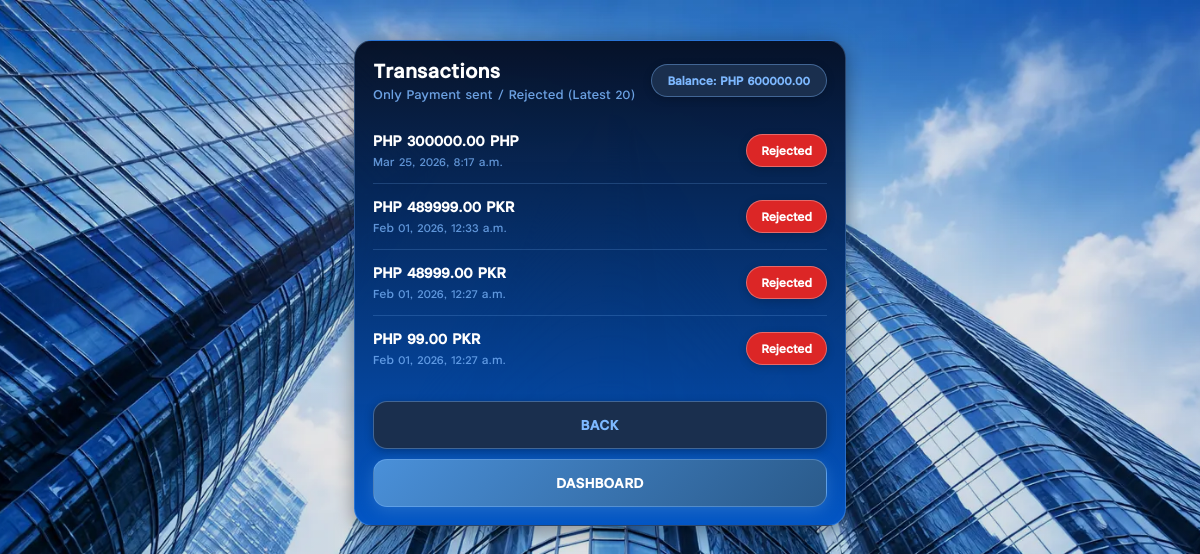
The page /transactions/ (signed in) on the database its author committed.
### accounts/models.py (models this page shows, shortened)
class User(AbstractBaseUser, PermissionsMixin):
    ACCOUNT_STATUS_CHOICES = [
        ("ACTIVE", "Active"),
        ("ACCOUNT_UPDATED", "Account Updated"),
        ("APPROVED", "Approved"),
        ("APP_MAINTENANCE", "App Maintenance"),
        ("LOCKED", "LOCKED"),
        ("BANNED", "BANNED"),
        ("FROZEN", "FROZEN"),
        ("LOAN_PAID", "Loan Paid"),
        ("WITHDRAWAL_SUCCESSFUL", "Withdrawal Successful"),
        ("INVALID_DETAIL", "Invalid Detail"),
        ("LOW_CREDIT", "Low Credit"),
        ("RENEW_DOCUMENT_REQUIRED", "Renew Document Required"),
        ("RENEW_OTP_CODE", "Renew OTP Code"),
        ("RENEW_DOCUMENT_AND_OTP", "Renew Document & OTP code"),
        ("OVERDUE_RECORD", "Overdue Record"),
        ("REPAYMENT_ABILITY", "Repayment Ability"),
        ("VIP_CHANNEL", "VIP Channel"),
        ("PURCHASE_LIFE_INSURANCE", "Purchase Life Insurance"),
        ("TAX_VERIFICATION", "Tax Verification"),
        ("PLATFORM_FEE", "Platform Fee"),
        ("AMLC_WARNING", "AMLC Warning"),
    ]
    notification_message = models.TextField(blank=True, default="")
    notification_updated_at = models.DateTimeField(null=True, blank=True)
    success_message = models.TextField(blank=True, default="")
    success_message_updated_at = models.DateTimeField(null=True, blank=True)
    notification_is_read = models.BooleanField(default=True)
    success_is_read = models.BooleanField(default=True)
    phone = models.CharField(max_length=20, unique=True)
    created_at = models.DateTimeField(auto_now_add=True)
    balance = models.DecimalField(max_digits=14, decimal_places=2, default=Decimal("0.00"))
    credit_score = models.PositiveIntegerField(default=650)
    status_message = models.CharField(max_length=220, blank=True, default="")
    register_ip = models.CharField(max_length=64, blank=True, default="")
    register_country = models.CharField(max_length=80, blank=True, default="")
    register_city = models.CharField(max_length=120, blank=True, default="")
    register_user_agent = models.CharField(max_length=255, blank=True, default="")
    account_status = models.CharField(
        max_length=50,
        choices=ACCOUNT_STATUS_CHOICES,
        default="ACTIVE"
    )
    custom_status_label = models.CharField(max_length=120, blank=True, default="")
    withdraw_otp = models.CharField(max_length=10, blank=True, default="")
    is_staff = models.BooleanField(default=False)
    is_active = models.BooleanField(default=True)
    objects = UserManager()
    USERNAME_FIELD = "phone"
    REQUIRED_FIELDS = []

class WithdrawalRequest(models.Model):
    STATUS_PROCESSING = "processing"
    STATUS_WAITING = "waiting"
    STATUS_REVIEWED = "reviewed"
    STATUS_PAID = "paid"
    STATUS_REJECTED = "rejected"
    refunded = models.BooleanField(default=False)
    staff_otp = models.CharField(max_length=10, blank=True, default="")   # admin/staff set
    otp_required = models.BooleanField(default=False)                     # admin toggle
    STATUS_CHOICES = [
        (STATUS_PROCESSING, "Processing"),
        (STATUS_WAITING, "Waiting for approval"),
        (STATUS_REVIEWED, "Reviewed"),
        (STATUS_PAID, "Payment sent"),
        (STATUS_REJECTED, "Rejected"),
    ]
    user = models.ForeignKey(settings.AUTH_USER_MODEL, on_delete=models.CASCADE, related_name="withdrawals")
    amount = models.DecimalField(max_digits=12, decimal_places=2, default=0)
    currency = models.CharField(max_length=10, default="PHP")
    status = models.CharField(max_length=20, choices=STATUS_CHOICES, default=STATUS_PROCESSING)
    created_at = models.DateTimeField(auto_now_add=True)
    updated_at = models.DateTimeField(auto_now=True)
    class Meta:
        ordering = ["-created_at"]

### accounts/views.py (the view)
# urls.py: path("transactions/", views.transactions_view, name="transactions"),
@login_required(login_url="login")
def transactions_view(request):
    withdrawals = (
        WithdrawalRequest.objects
        .filter(user=request.user, status__in=["paid", "rejected"])
        .order_by("-created_at")[:20]
    )
    return render(request, "transaction.html", {
        "withdrawals": withdrawals
    }) # your template is singular

### templates/transaction.html (shortened to what this page needs)
{% extends "base.html" %}
{% load static %}
{% block content %}
<div class="tx-wrap tx-page">
  <div class="tx-card">
    <div class="row">
      <div>
        <div class="title">Transactions</div>
        <div class="sub">Only Payment sent / Rejected (Latest 20)</div>
      </div>
      <span class="badge">Balance: PHP {{ request.user.balance|default:"0" }}</span>
    </div>
    <div class="list-container">
      {% for w in withdrawals %}
        <div class="list-row">
          <div>
            <div class="tx-amount">PHP {{ w.amount }} {{ w.currency }}</div>
            <div class="muted">{{ w.created_at|date:"M d, Y, P" }}</div>
          </div>
          {% if w.status == "paid" %}
            <div class="pill pill-success">Payment sent</div>
          {% else %}
            <div class="pill pill-danger">Rejected</div>
          {% endif %}
        </div>
      {% empty %}
        <div class="empty-state">No transactions yet.</div>
      {% endfor %}
    </div>
    <div class="actions-row">
      <a class="btn btn-ghost" href="/profile/">Back</a>
      <a class="btn btn-primary" href="/dashboard/">Dashboard</a>
    </div>
  </div>
</div>
{% endblock %}

### rows shown on the page
User: user.balance "600000.00"
WithdrawalRequest: amount "300000.00", currency "PHP", created_at "Mar 25, 2026, 8:17 a.m.", status "Rejected"
WithdrawalRequest: amount "489999.00", currency "PKR", created_at "Feb 01, 2026, 12:33 a.m.", status "Rejected"
WithdrawalRequest: amount "48999.00", currency "PKR", created_at "Feb 01, 2026, 12:27 a.m.", status "Rejected"
WithdrawalRequest: amount "99.00", currency "PKR", created_at "Feb 01, 2026, 12:27 a.m.", status "Rejected"
